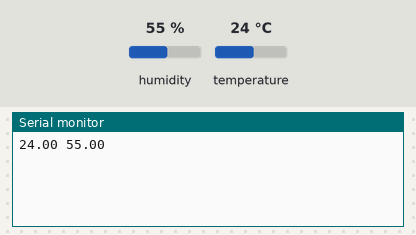
Simulated run of this sketch. Board: Arduino Uno, built with avr-gcc and run on an emulated ATmega328P. Parts: the last lines printed to the serial monitor. Inputs (shaded band) come from the test bench; at power-on: humidity 55 %, temperature 24 °C.

Above: at 2.2 s.
2.3 s: humidity set to 22 %
At 12.0 s:
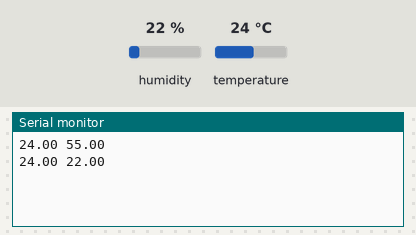
12.3 s: temperature set to 12 °C
At 22.0 s:
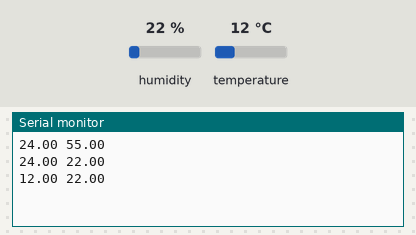
22.3 s: humidity set to 40 %
At 31.7 s:
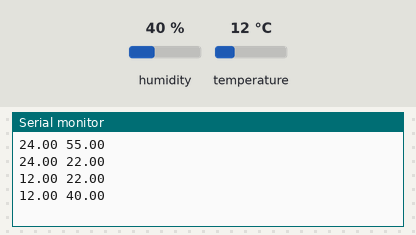
Timing chart, 0 to 33.2 s (numbered marks = the images above; inputs shaded):
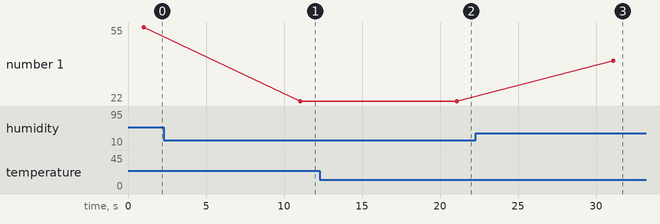

Measured:
- after the input at 2.3 s, the serial monitor: prints a new line after 8.7 s (image 1)
- after the input at 12.3 s, the serial monitor: prints a new line after 8.8 s (image 2)
- after the input at 22.3 s, the serial monitor: prints a new line after 8.8 s (image 3)
- plotted number 1: 55 → 22 after the input at 2.3 s, 22 → 40 after the input at 22.3 s

The sketch:

sensor_temperatura_humedad.ino
```cpp
#include <DHT.h>

byte sensor = 2;

DHT dht(sensor, DHT11);

void setup()
{
    Serial.begin(9600);
    dht.begin();
    delay(1000);
}

void loop()
{
    float temperature = dht.readTemperature();
    float humidity = dht.readHumidity();
    Serial.print(temperature);
    Serial.print(" ");
    Serial.print(humidity);
    Serial.println("");
    delay(10000);
}
```
